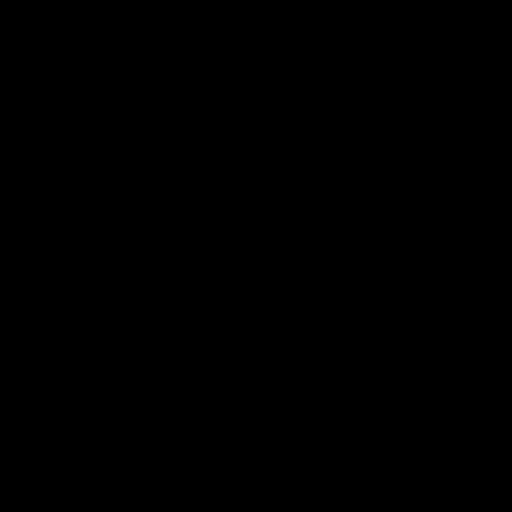
Frame 1 (no input)
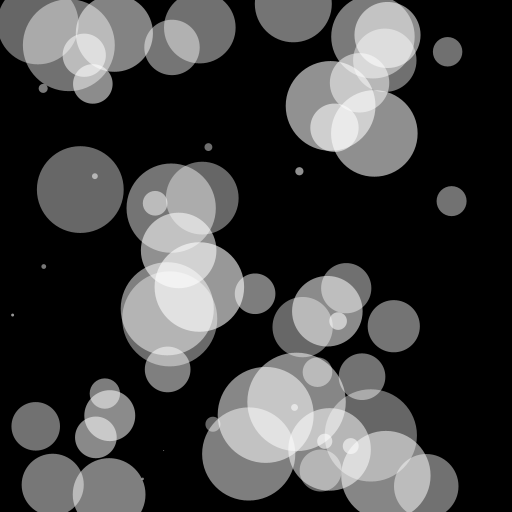
Frame 60 (the mouse pressed at the canvas centre just before this capture)
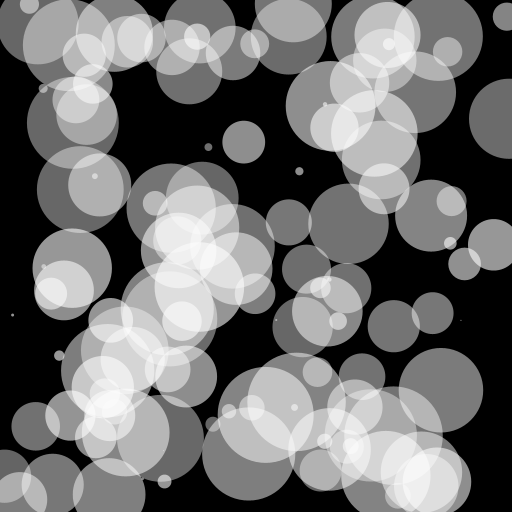
Frame 120 (the mouse held since frame 60 and released just before this capture)

The Processing sketch that drew these frames (run headless with seeded random() and noise(); from frame 60 on, the mouse is pressed at the canvas centre):

// Processing sketch: TheCloudy
// ── TheCloudy.pde
void setup() {

  size(512, 512);
  background(0);

  //frameRate(60);
}

int count = 0;
int countMax = 0;
void draw() {
  
  //if ( count > 20 ) {
  //  background(0);
  //  count = 0;
  //}
  //count++;

  noStroke();
  fill(255, random(100.0,155.0 ));
  
  int num = int(random(3.0));
  for ( int i = 0; i < num; i++ ){
    
    float size = random(1.0,100.0);
    ellipse(random(width), random(height), size, size);
  
  }
  
  
  if ( count > countMax ) {
    
    fill(0,1.0);
    rect(0,0, width,height);
    
    count = 0;
    countMax = int(random(10.0,50.0));
  }
  count++;
   
}
